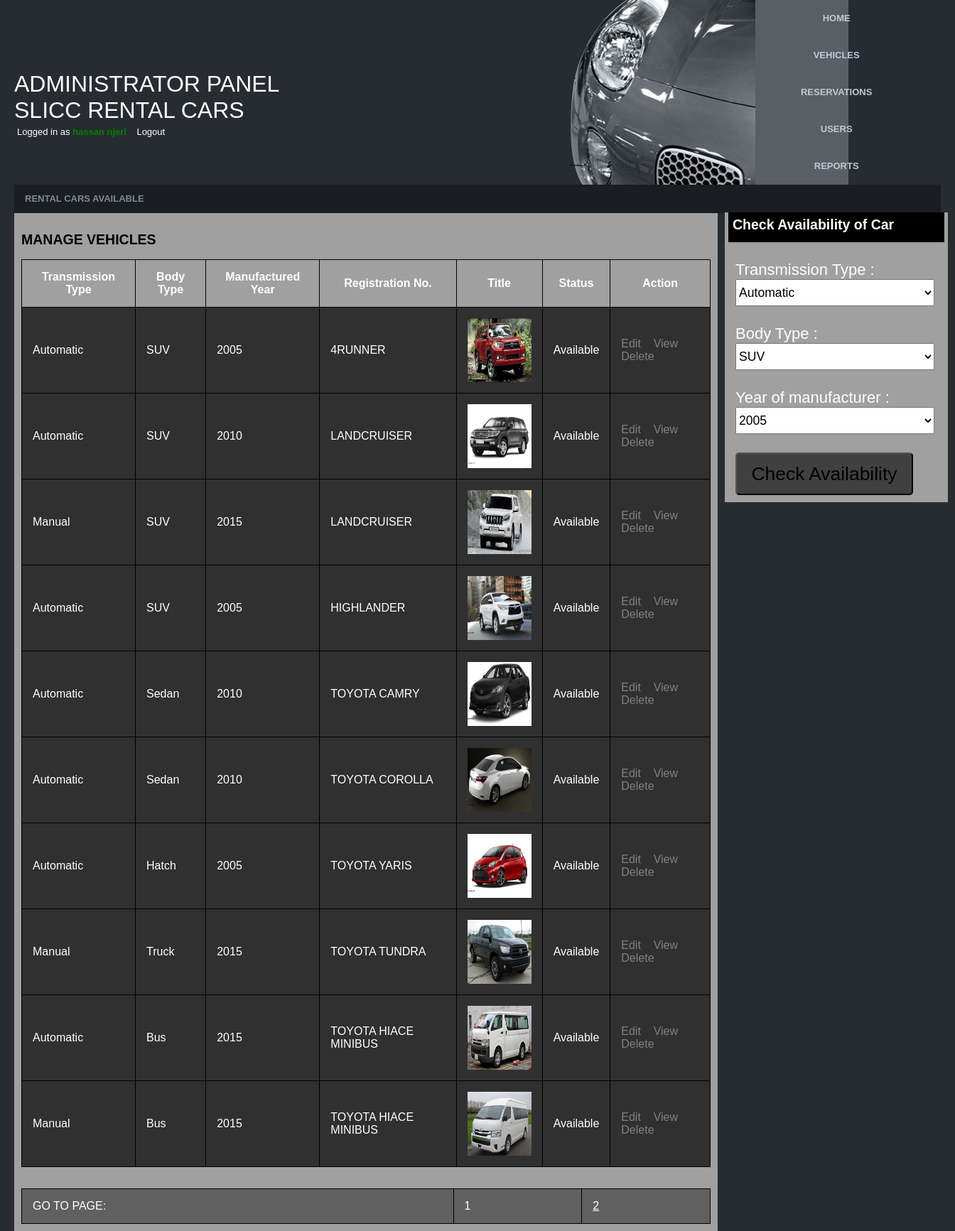
The app's page /User_vehicles.php (signed in) with its own data.
### tables this page shows
CREATE TABLE `cars` (
  `id` int(11) NOT NULL,
  `type` varchar(30) NOT NULL,
  `model` varchar(30) NOT NULL,
  `year` int(10) NOT NULL,
  `regno` varchar(20) NOT NULL,
  `file` varchar(100) NOT NULL,
  `title` varchar(100) NOT NULL,
  `description` varchar(300) NOT NULL,
  `date` varchar(50) NOT NULL,
  `status` varchar(30) NOT NULL DEFAULT 'Available'
);

### User_vehicles.php (the view, shortened to what this page needs)
<html>
<head>
<link href="css/style.css" rel="stylesheet" type="text/css" />
</head>
<body>
<div id="border">
  <div id="left10">
    <div class="name">ADMINISTRATOR PANEL </br> Slicc Rental Cars</div>
    <div class="tag"><a href="logout.php" style="text-decoration:none;" title="">Logged in as <b style="color:green"><?php echo $_SESSION['fullname']; ?></b>&nbsp;&nbsp;&nbsp;&nbsp;Logout</a></div>
  </div>
  <div id="car"></div>
  <div id="links-bg">
	<div class="toplinks"><a href="administrator.php">Home</a></div>
	<div class="toplinks"><a href="manage_vehicles.php">Vehicles</a></div>
	<div class="toplinks"><a href="manage_reservations.php">Reservations</a></div>
	<div class="toplinks"><a href="manage_users.php">Users</a></div>
	<div class="toplinks"><a href="reports.php">Reports</a></div>
  </div>
  <div id="mainarea">
    <div id="headingbg">Rental Cars Available</div>
	<div class="main_content">
<h2>MANAGE VEHICLES</h2>
<table width="100%" border="1">
<tr>
 <th>Transmission Type</th>
				  <th>Body Type</th>
                  <th>Manufactured Year</th>
				  <th>Registration No.</th>
                  <th>Title</th>
				  <th>Status</th>
				  <th>Action</th>
</tr>
	<?php
  include("config/config.php");
  $result = mysqli_query($con, "SELECT COUNT(*) FROM cars ORDER BY id DESC  ") or die("Count query error!");
  list($total) = mysqli_fetch_row($result);
  $total_pages = ceil($total / MAX_REC_PER_PAGE);
  $page = intval(@$_GET["page"]);
  if (0 == $page){
  $page = 1;
  }
  $start = MAX_REC_PER_PAGE * ($page - 1);
  $max = MAX_REC_PER_PAGE;
  $result = mysqli_query($con, "SELECT * FROM cars ORDER BY id
   DESC LIMIT $start, $max") or die("cars order list query error!");
?>
  <?php
  while($row = mysqli_fetch_array($result)) {
				$type = $row['type'];
				$model = $row['model'];
				$year = $row['year'];
				$title = $row['title'];
                $file = $row['file'];
                $status = $row['status'];
  ?>
  <tr style="color: #ffffff; background: #303030;">
 <td><?php echo $type; ?></td>
                  <td><?php echo $model; ?></td>
                  <td><?php echo $year; ?></td>
				  <td><?php echo $title; ?></td>
				  <td>  <img src="upload/<?php echo $file; ?>" width="90" height="90">  </td>
				  <td><?php echo $status; ?></td>
				<td>
				<a href="edit_vehicle.php?id=<?php echo $row['id']; ?>" style="text-decoration:none; color:#808080;">Edit</a>&nbsp;&nbsp;&nbsp;
<a href="view_vehicle.php?id=<?php echo $row['id']; ?>" style="text-decoration:none; color:#808080;">View</a>&nbsp;&nbsp;&nbsp;
<a href="delete_vehicle.php?id=<?php echo $row['id']; ?>" onclick="return confirm('Are you sure you want to delete this vehicle?')" style="text-decoration:none; color:#808080;">Delete</a>
				</td>
                </tr>
 <?php
   }
  ?>
  </table>
 	<table width="100%">
  <tr style="background:#606060;">
  <td>GO TO PAGE:</td>
  <?php
  for ($i = 1; $i <= $total_pages; $i++) {
  $txt = $i;
  if ($page != $i)
  $txt = "<a href=\"" . $_SERVER["PHP_SELF"] . "?page=$i\">$txt</a>";
  ?>
  <td align="left"><font color="#fff"><?php echo" $txt ";?></font></td>
  <?php
  }
  ?>
  </tr>
  </table>
  </div>
  <div class="left_content">
  <h2 style="height:30px; width:292px; background:#000000; margin-top:-1px; padding: 6px;">Check Availability of Car</h2>
  <form method="post" action="index.php" style="padding:10px; font-size:22px; color:#fff;">
  Transmission Type :</br><select name="type" class="selecttext" required="required">
  <option>Automatic</option>
  </select>
  Body Type :</br><select name="model" class="selecttext" required="required">
  <option>SUV</option>
  </select>
  Year of manufacturer :</br><select name="year" class="selecttext" required="required">
  <option>2005</option>
  </select></br></br>
  <input type="submit" name="submit" class="button100" value="Check Availability">
  </form>
  </div>
 </div>
</body>
</html>

### css/style.css (style rules this page uses)
body { font: normal small Arial, Helvetica, sans-serif; color: #fff; text-align:justify; font-size:13px; margin-top:0px; margin-left:20px; margin-right:20px; margin-bottom:0px; background-color:#272C32; }
.main_content { color: black; width:970px; height: auto; position:absolute; background:#A0A0A0; display:block; padding:10px; }
.left_content { width:304px; height:Auto; margin-left:1000px; background:#A0A0A0; padding-left:5px; padding-right:5px; }
.selecttext { width:280px; height:38px; font-size:80%; }
.button100 { width:250px; height:60px; background: #404040; font-size:120%; border-radius:5px; }
table { border-collapse: collapse; }
table, td, th { border: 1px solid black; padding: 15px; }
th { background-color: #A0A0A0; color: #fff; }
#border { width:100%; float:left; }
#left10 { width:60%; height:260px; float:left; }
#car { width:20%; height:260px; float:left; background-image:url(../images/cars.jpg); background-repeat:no-repeat; }
#links-bg { width:10%; height:260px; float:left; background-color:#585F65; }
.name { color:#ffffff; padding-top:100px; font-family:"Century Gothic", "Trebuchet MS", "Arial Narrow", Arial, sans-serif; text-transform:uppercase; font-size:32px; }
.tag { color:#ffffff; padding-left:4px; padding-top:4px; }
#headingbg { background-color:#1A1D22; height:40px; line-height:40px; clear:both; color:#7F8A97; font-family:arial; text-transform:uppercase; font-weight:bold; padding-left:15px; }
.toplinks { line-height:52px; width:188px; font-weight:bold; text-transform:uppercase; padding-left:20px; }
.toplinks a { color:#C2C8D0; text-align:center; display:block; height:52px; background-image:url(../images/off.jpg); background-repeat:no-repeat; text-decoration:none; }
a { color:#ffffff; text-decoration:underline; }

### records on screen
cars: type "Automatic", model "SUV", year "2005", title "4RUNNER", file (picture), status "Available"
cars: type "Automatic", model "SUV", year "2010", title "LANDCRUISER", file (picture), status "Available"
cars: type "Manual", model "SUV", year "2015", title "LANDCRUISER", file (picture), status "Available"
cars: type "Automatic", model "SUV", year "2005", title "HIGHLANDER", file (picture), status "Available"
cars: type "Automatic", model "Sedan", year "2010", title "TOYOTA CAMRY", file (picture), status "Available"
cars: type "Automatic", model "Sedan", year "2010", title "TOYOTA COROLLA", file (picture), status "Available"
cars: type "Automatic", model "Hatch", year "2005", title "TOYOTA YARIS", file (picture), status "Available"
cars: type "Manual", model "Truck", year "2015", title "TOYOTA TUNDRA", file (picture), status "Available"
cars: type "Automatic", model "Bus", year "2015", title "TOYOTA HIACE MINIBUS", file (picture), status "Available"
cars: type "Manual", model "Bus", year "2015", title "TOYOTA HIACE MINIBUS", file (picture), status "Available"

### other values on screen
$_SESSION['fullname'] "hassan njeri"
$txt "1"
$txt "2"
